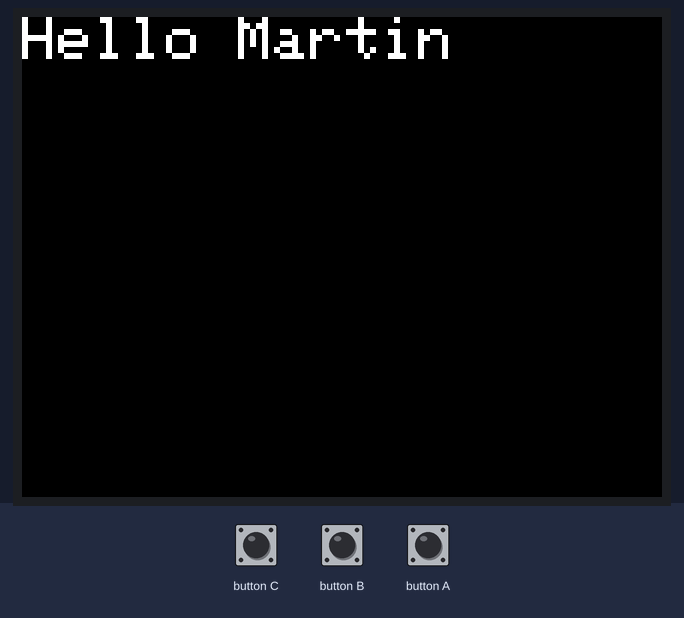
Bench run of a sketch on a simulated ESP32. Parts: 320×240 colour display. The test bench sets the inputs (shaded band).

Above: at 1.3 s.
1.4 s: button A pressed for 0.15 s
At 2.6 s:
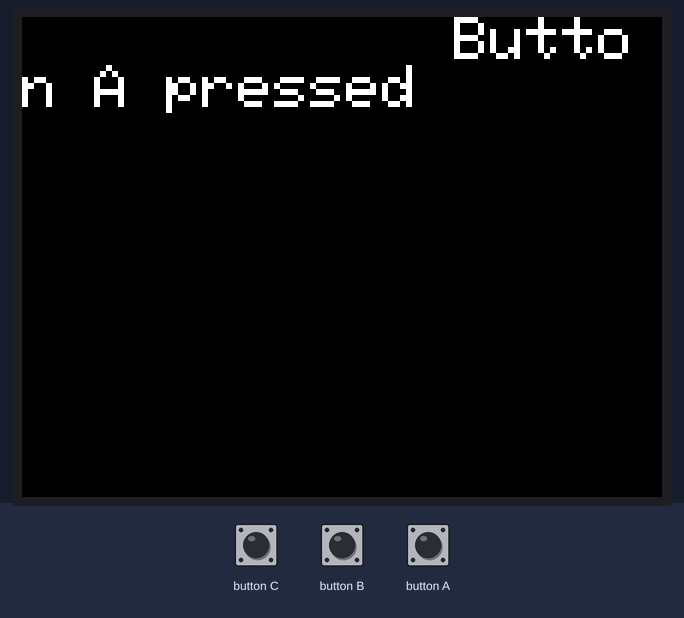
3.0 s: button A pressed for 1 s
At 4.0 s:
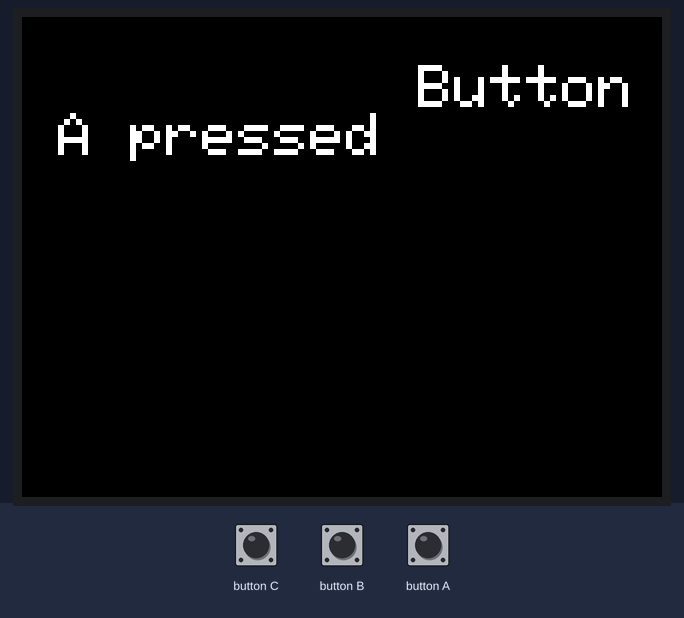
Timing chart, 0 to 6.0 s (numbered marks = the images above; inputs shaded):
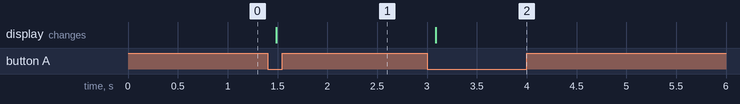

The sketch:

hello.ino
```cpp
#include <M5Stack.h>

// After M5Core is started or reset
// the program in the setUp () function will be run, and this part will only be run once.
void setup()
{
  M5.begin();  //Init M5Core.
  M5.Power.begin(); //Init Power module.
  // print text on lcd with big letters
  M5.Lcd.setTextSize(3);  // Set the text size to 3 times the default size
  M5.Lcd.print("Hello Martin");  // Print text on the screen (string)

}

// After the program in setup() runs, it runs the program in loop()
// The loop() function is an infinite loop in which the program runs repeatedly
void loop()
{
  M5.update();  // Update button status
  // capture button A pressed
  if (M5.BtnA.wasPressed())
  {
    M5.Lcd.clear();  // Clear the screen
    M5.Lcd.print("Button A pressed");  // Print text on the screen (string)
  }
}
```

Measured:
- after the input at 1.4 s, the display: changes after 0.09 s (image 1)
- after the input at 3.0 s, the display: changes after 0.09 s (image 2)
